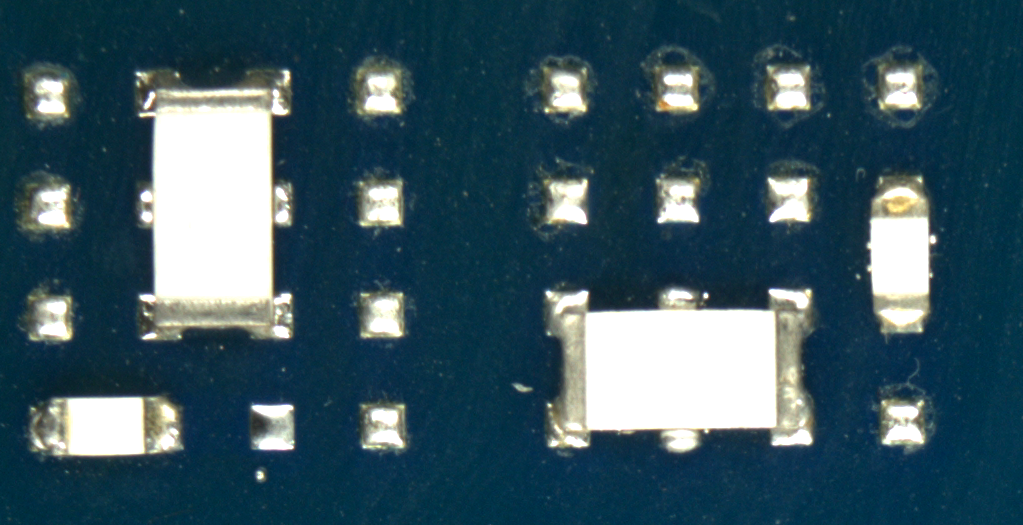
#> input picture mysources2/pcb_imgs/5-pcb-area_calc.bmp, 1023 x 525 px, given in place of 1-pcb-area.bmp, which was not available
$ python calc_area.py   (older library calls are emulated)
#> lines starting #> are read from the running program, lines starting #| are printed output that depends on the picture; after the words box and inside, x2 and y2 are one past the last pixel; in counts of white or black regions, pixels touching at a corner belong together; pictures that were not available may be replaced by others from this repository, and a replacement may not be noted
import cv2 as cv


def match_draw_area(pcb_path, calc_area_path):
    pcb_mat = cv.imread(pcb_path)
#> pcb_mat is the input picture: shape (525, 1023, 3); mean B, G, R 96.9, 85.3, 57
    calc_area_mat = cv.imread(calc_area_path)
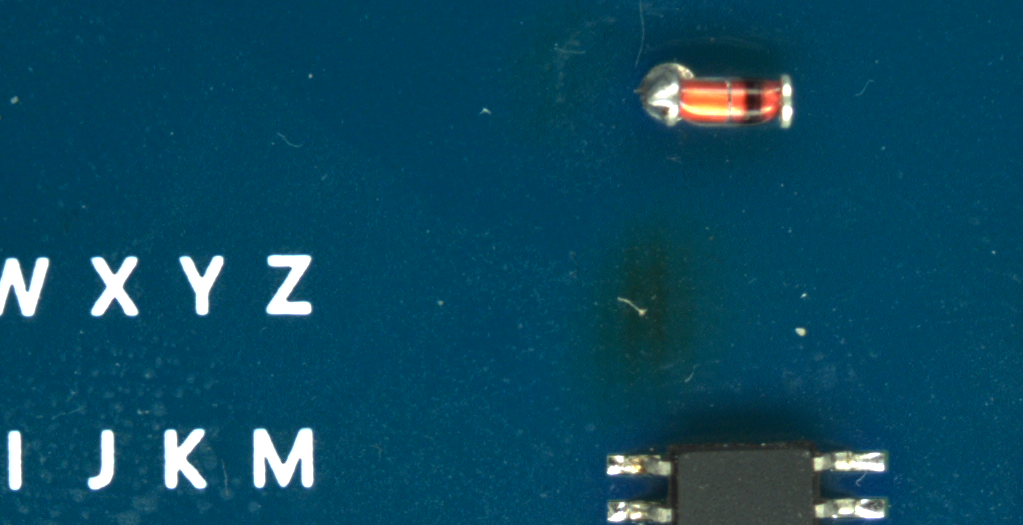
#> input picture mysources2/pcb_imgs/1-pcb-area_calc.bmp, 1023 x 525 px, found by its file name
#> calc_area_mat is the input picture: shape (525, 1023, 3); mean B, G, R 95.3, 72.3, 12.6

    result = cv.matchTemplate(pcb_mat, calc_area_mat, cv.TM_CCORR_NORMED)
#> result = [0.616]

    min_v, max_v, min_l, max_l = cv.minMaxLoc(result)
#> min_v = 0.616; max_v = 0.616; min_l = (0, 0); max_l = (0, 0)

    gauss = cv.GaussianBlur(calc_area_mat, (5, 5), sigmaX=1, sigmaY=1)
    gray = cv.cvtColor(gauss, cv.COLOR_BGR2GRAY)
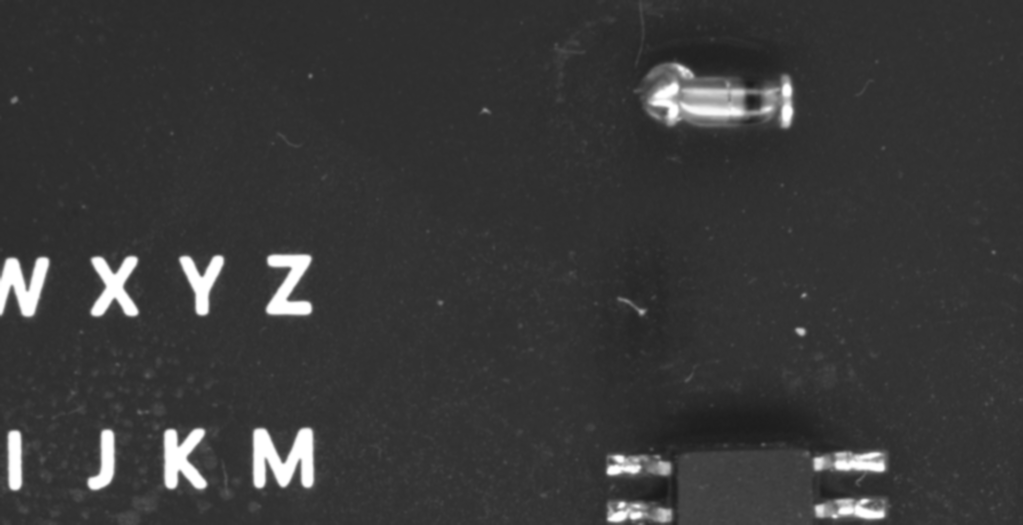
#> gray: shape (525, 1023); min 24, max 255, mean 57.1
    _, binary = cv.threshold(gray, 127, 255, cv.THRESH_BINARY)
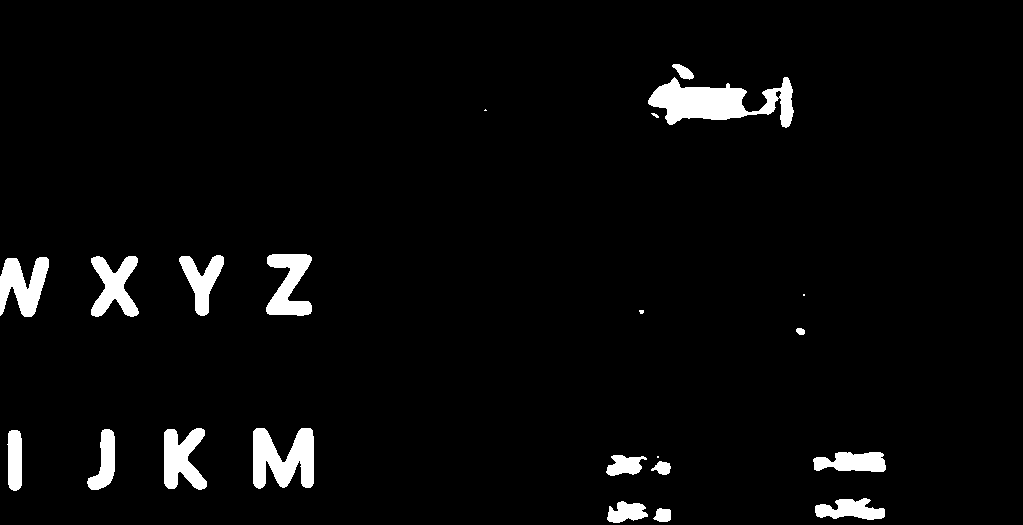
#> binary: shape (525, 1023); 3.8% white; 22 white regions (4 under 20 px), largest, box (x1, y1, x2, y2) and area: (648, 77, 794, 128) 3819, (253, 428, 314, 489) 2576, (0, 257, 49, 317) 1804

    open_mor = cv.morphologyEx(binary, cv.MORPH_OPEN, (3, 3), iterations=4)
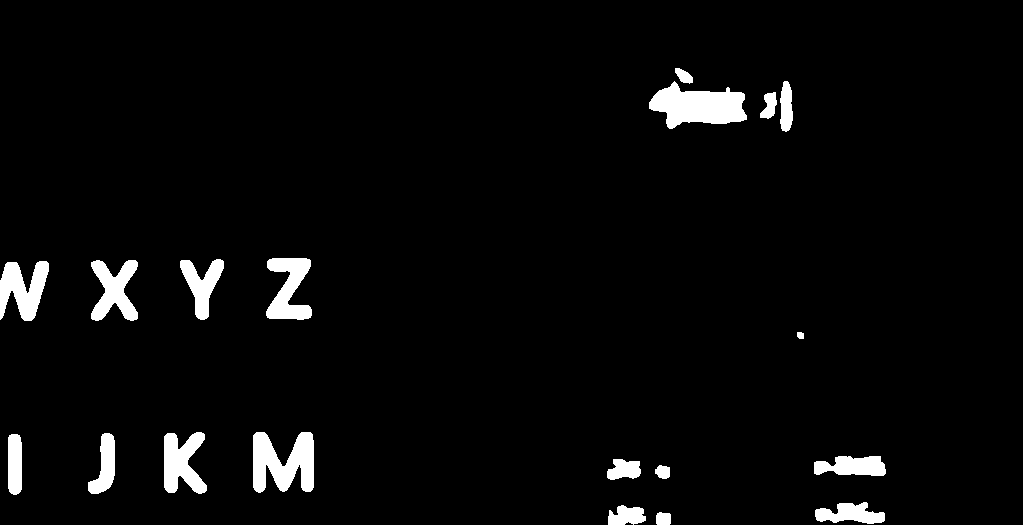
#> open_mor: shape (525, 1023); 3.7% white; 19 white regions

    _, contours, h = cv.findContours(open_mor, cv.RETR_EXTERNAL, cv.CHAIN_APPROX_SIMPLE)
#> contours = 19 contours; largest, box (x1, y1, x2, y2) and area: (649, 81, 747, 129) 2778, (253, 432, 314, 493) 2410, (0, 261, 49, 321) 1672, (164, 432, 207, 494) 1634, (266, 258, 312, 320) 1608; h = 19 rows, first 6: [1, -1, -1, -1], [2, 0, -1, -1], [3, 1, -1, -1], [4, 2, -1, -1], [5, 3, -1, -1], [6, 4, -1, -1]

    for c in contours:
        x, y, w, h = cv.boundingRect(c)
        if w > 50:
            aw = round(1.2 * (w / 46), 2)
            ah = round(1.2 * (h / 46), 2)
            area = round(aw * ah, 3)
            cv.rectangle(pcb_mat, (x + max_l[0], y + max_l[1]), (x + max_l[0] + w, y + max_l[1] + h), (0, 255, 0), 3)

            font = cv.FONT_HERSHEY_SIMPLEX

            (font_size_w, font_size_h), _ = cv.getTextSize("hello", font, 2, 3)
            # 宽度 text
            middle_w = int(w / 2)
            cv.putText(pcb_mat, f"{aw}", (x + max_l[0] + middle_w, y + max_l[1]), font, 2, (255, 255, 255), 3)

            # 高度 text
            middle_h = int(h / 2)
            cv.putText(pcb_mat, f"{ah}", (x + max_l[0] - (font_size_w + 5), y + max_l[1] + middle_h), font, 2,
                       (255, 255, 255), 3)

            cv.imwrite(pcb_path, pcb_mat)
#> this loop made 19 passes
#> (x, y, w, h) on passes 1, 2, 4, 5, 7, 8, 10, 11, 12, 13, 14, 15: (656, 512, 15, 13), (608, 505, 38, 20), (655, 465, 15, 14), (607, 459, 34, 21), (8, 434, 14, 61), (88, 433, 27, 61), (164, 432, 43, 62), (797, 332, 7, 7), (0, 261, 49, 60), (91, 260, 47, 61), (180, 259, 44, 61), (266, 258, 46, 62)
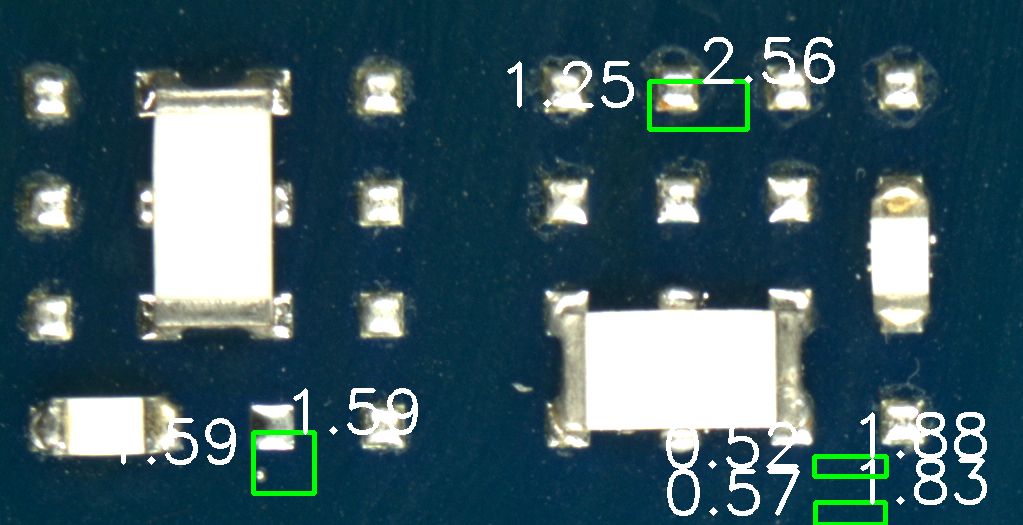
#> pcb_mat: shape (525, 1023, 3); 2.95% of pixels changed, all inside (x1, y1, x2, y2) = (121, 37, 987, 525)


if __name__ == '__main__':
    match_draw_area(
        "C:/ssd/mysources2/pcb_imgs/1-pcb-area.bmp",
        "C:/ssd/mysources2/pcb_imgs/1-pcb-area_calc.bmp")
